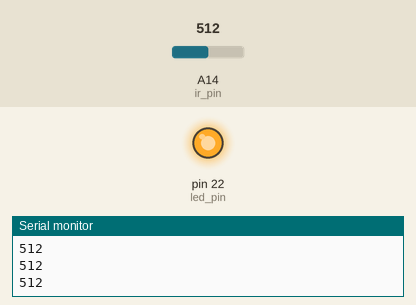
Simulated run of this sketch. Board: Arduino Mega 2560, built with avr-gcc and run on an emulated ATmega2560. On the bench: output pins drawn as LEDs (lit = HIGH), the last lines printed to the serial monitor. Inputs (shaded band) come from the test bench; at power-on: A14 (ir_pin) = 512.

Above: at 1.2 s.
1.3 s: A14 (ir_pin) set to 642
2.8 s: A14 (ir_pin) set to 670
At 4.0 s:
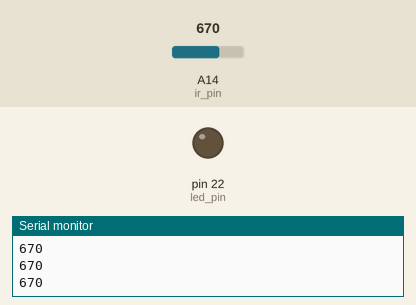
4.3 s: A14 (ir_pin) set to 511
At 5.5 s:
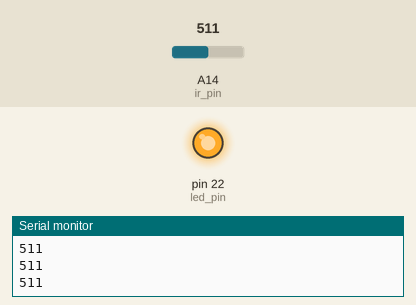
5.8 s: A14 (ir_pin) set to 716
At 7.1 s:
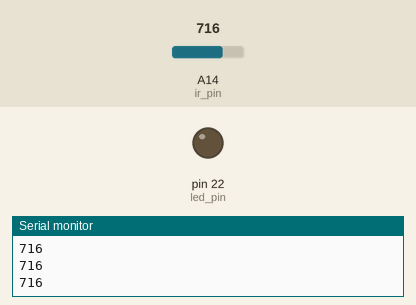
Timing chart, 0 to 8.3 s (numbered marks = the images above; inputs shaded):
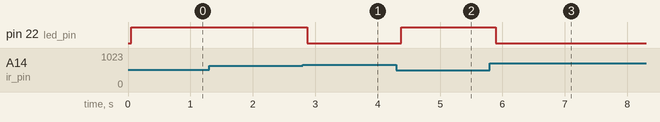

The sketch:

ir_led_serial.ino
```cpp
// Living Architecture Systems
// ir_led.ino
// Turns on an LED after passing a pre-defined proximity threshold

// Hardware Setup:
// one node controller, one low current device module
// one LED, one IR sensor
// Connect node controller and RPi over USB
// Plug the device module into node controller port 1
// Plug IR sensor into device module port E
// Plug LED into device module port F

//IR SENSOR SETUP

// from 3.1 Device Module A schematics we see DM port C is connected to I/O pin 6
// from pinout diagram (or node controller schematics) NC port 1 pin 6 is connected to Teensy pin A13
// and if using node_ports library you'll find Port1.DMLow.getPin('C') == A13
int ir_pin = 14;
int ir_threshold = 30;
int output_energy = 0;
bool ir_trigger = false;
int ir_value = 0;

// LED SETUP
// from 3.1 Device Module A schematics we see DM port F is connected to DM pin 3
// from pinout diagram (or node controller schematics) NC port 1 pin 3 is connected to Teensy pin 6
// and if using node_ports library you'll find Port1.DMLow.getPin('F') == 6
int led_pin = 22;


// int型のデータを送信する関数
void sendIntData(int value1,int value2) {
  Serial.write('H'); // ヘッダの送信
  Serial.write(highByte(value1)); // 上位バイトの送信
  Serial.write(lowByte(value1)); // 下位バイトの送信
  Serial.write(highByte(value2)); // 上位バイトの送信
  Serial.write(lowByte(value2)); // 下位バイトの送信

}

void setup() {
  pinMode(ir_pin, INPUT);
  pinMode(led_pin, OUTPUT);
  Serial.begin(19200);
}

void loop() {
  ir_value = analogRead(ir_pin);
  delay(50);
//  int range = round((6787 / (ir_value * 1023 - 3) - 4));
  Serial.println(ir_value);
  //sendIntData(ir_value)
  ir_trigger = ir_value > ir_threshold;
  output_energy = map(ir_value, 0, 100, 0, 255);

  if (ir_value > 30){
    analogWrite(led_pin, ir_value*50);
  }
  else{
    digitalWrite(led_pin, LOW);
  }

}
```

Measured:
- the behaviour switches between 655 and 656 on A14 (ir_pin) (found by bisection; images 0 and 1)
- after the input at 2.8 s, pin 22 (led_pin): HIGH → LOW after 0.07 s
- after the input at 4.3 s, pin 22 (led_pin): LOW → HIGH after 0.08 s
- after the input at 5.8 s, pin 22 (led_pin): HIGH → LOW after 0.09 s
